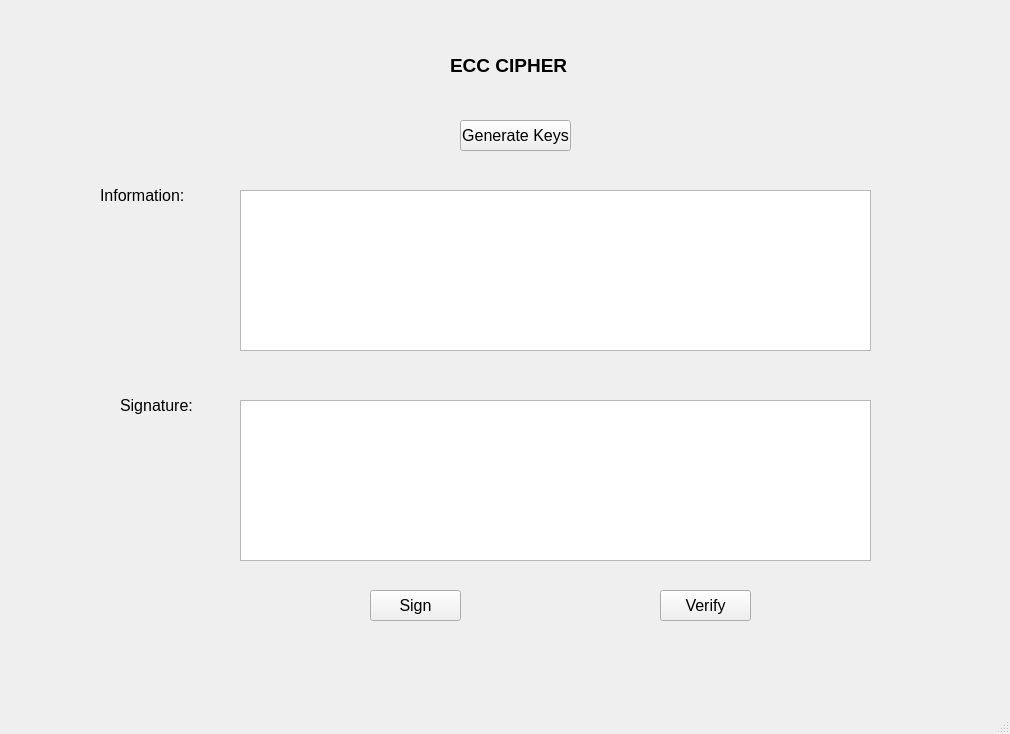
<?xml version="1.0" encoding="UTF-8"?>
<ui version="4.0">
 <class>MainWindow</class>
 <widget class="QMainWindow" name="MainWindow">
  <property name="geometry">
   <rect>
    <x>0</x>
    <y>0</y>
    <width>1010</width>
    <height>734</height>
   </rect>
  </property>
  <property name="windowTitle">
   <string>MainWindow</string>
  </property>
  <widget class="QWidget" name="centralwidget">
   <widget class="QLabel" name="label">
    <property name="geometry">
     <rect>
      <x>450</x>
      <y>30</y>
      <width>131</width>
      <height>71</height>
     </rect>
    </property>
    <property name="font">
     <font>
      <pointsize>14</pointsize>
      <weight>75</weight>
      <bold>true</bold>
     </font>
    </property>
    <property name="text">
     <string>ECC CIPHER</string>
    </property>
   </widget>
   <widget class="QLabel" name="label_2">
    <property name="geometry">
     <rect>
      <x>100</x>
      <y>180</y>
      <width>91</width>
      <height>31</height>
     </rect>
    </property>
    <property name="font">
     <font>
      <pointsize>12</pointsize>
     </font>
    </property>
    <property name="text">
     <string>Information: </string>
    </property>
   </widget>
   <widget class="QLabel" name="label_3">
    <property name="geometry">
     <rect>
      <x>120</x>
      <y>390</y>
      <width>81</width>
      <height>31</height>
     </rect>
    </property>
    <property name="font">
     <font>
      <pointsize>12</pointsize>
     </font>
    </property>
    <property name="text">
     <string>Signature:</string>
    </property>
   </widget>
   <widget class="QTextEdit" name="txt_info">
    <property name="geometry">
     <rect>
      <x>240</x>
      <y>190</y>
      <width>631</width>
      <height>161</height>
     </rect>
    </property>
   </widget>
   <widget class="QTextEdit" name="txt_sign">
    <property name="geometry">
     <rect>
      <x>240</x>
      <y>400</y>
      <width>631</width>
      <height>161</height>
     </rect>
    </property>
   </widget>
   <widget class="QPushButton" name="btn_gen_keys">
    <property name="geometry">
     <rect>
      <x>460</x>
      <y>120</y>
      <width>111</width>
      <height>31</height>
     </rect>
    </property>
    <property name="font">
     <font>
      <pointsize>12</pointsize>
     </font>
    </property>
    <property name="text">
     <string>Generate Keys</string>
    </property>
   </widget>
   <widget class="QPushButton" name="btn_verify">
    <property name="geometry">
     <rect>
      <x>660</x>
      <y>590</y>
      <width>91</width>
      <height>31</height>
     </rect>
    </property>
    <property name="font">
     <font>
      <pointsize>12</pointsize>
     </font>
    </property>
    <property name="text">
     <string>Verify</string>
    </property>
   </widget>
   <widget class="QPushButton" name="btn_sign">
    <property name="geometry">
     <rect>
      <x>370</x>
      <y>590</y>
      <width>91</width>
      <height>31</height>
     </rect>
    </property>
    <property name="font">
     <font>
      <pointsize>12</pointsize>
     </font>
    </property>
    <property name="text">
     <string>Sign</string>
    </property>
   </widget>
  </widget>
  <widget class="QMenuBar" name="menubar">
   <property name="geometry">
    <rect>
     <x>0</x>
     <y>0</y>
     <width>1010</width>
     <height>21</height>
    </rect>
   </property>
  </widget>
  <widget class="QStatusBar" name="statusbar"/>
 </widget>
 <resources/>
 <connections/>
</ui>
